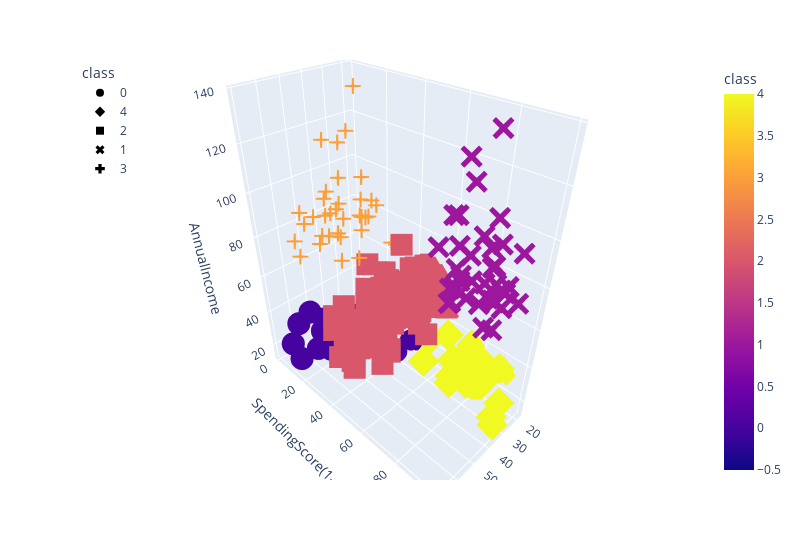

Notebook cell for this chart:
### Code cell
# Plot the 3D-scatter with x="Annual Income", y="Spending Score (1-100)" and z="Age"
fig = px.scatter_3d(
    five_cluster,
    x="Age",
    y="SpendingScore(1-100)",
    z="AnnualIncome",
    color="class",
    symbol="class",
    width=800,
)
fig.update_layout(legend=dict(x=0, y=1))
fig.show()

### Figure 1 — Plotly figure (JSON) as saved in the notebook; plotly's stock layout.template omitted (floating-point values rounded to 4 significant figures)
{"data": [{"hovertemplate": "class=%{marker.color}<br>Age=%{x}<br>SpendingScore(1-100)=%{y}<br>AnnualIncome=%{z}<extra></extra>", "legendgroup": "0", "marker": {"color": [0, 0, 0, 0, 0, 0, 0, 0, 0, 0, 0, 0, 0, 0, 0, 0, 0, 0, 0, 0, 0, 0, 0], "coloraxis": "coloraxis", "symbol": "circle"}, "mode": "markers", "name": "0", "scene": "scene", "showlegend": true, "type": "scatter3d", "x": [19, 20, 31, 35, 64, 67, 58, 37, 35, 52, 35, 46, 54, 45, 40, 60, 53, 49, 42, 36, 65, 48, 49], "y": [39, 6, 40, 6, 3, 14, 15, 13, 35, 29, 35, 5, 14, 32, 31, 4, 4, 14, 17, 26, 35, 36, 28], "z": [15, 16, 17, 18, 19, 19, 20, 20, 21, 23, 24, 25, 28, 28, 29, 30, 33, 33, 34, 37, 38, 39, 39]}, {"hovertemplate": "class=%{marker.color}<br>Age=%{x}<br>SpendingScore(1-100)=%{y}<br>AnnualIncome=%{z}<extra></extra>", "legendgroup": "4", "marker": {"color": [4, 4, 4, 4, 4, 4, 4, 4, 4, 4, 4, 4, 4, 4, 4, 4, 4, 4, 4, 4, 4, 4, 4], "coloraxis": "coloraxis", "symbol": "diamond"}, "mode": "markers", "name": "4", "scene": "scene", "showlegend": true, "type": "scatter3d", "x": [21, 23, 22, 23, 30, 35, 24, 22, 20, 35, 25, 31, 29, 35, 23, 21, 18, 21, 30, 20, 24, 31, 24], "y": [81, 77, 76, 94, 72, 99, 77, 79, 66, 98, 73, 73, 82, 61, 87, 73, 92, 81, 73, 75, 92, 61, 65], "z": [15, 16, 17, 18, 19, 19, 20, 20, 21, 23, 24, 25, 28, 28, 29, 30, 33, 33, 34, 37, 38, 39, 39]}, {"hovertemplate": "class=%{marker.color}<br>Age=%{x}<br>SpendingScore(1-100)=%{y}<br>AnnualIncome=%{z}<extra></extra>", "legendgroup": "2", "marker": {"color": [2, 2, 2, 2, 2, 2, 2, 2, 2, 2, 2, 2, 2, 2, 2, 2, 2, 2, 2, 2, 2, 2, 2, 2, 2, 2, 2, 2, 2, 2, 2, 2, 2, 2, 2, 2, 2, 2, 2, 2, 2, 2, 2, 2, 2, 2, 2, 2, 2, 2, 2, 2, 2, 2, 2, 2, 2, 2, 2, 2, 2, 2, 2, 2, 2, 2, 2, 2, 2, 2, 2, 2, 2, 2, 2, 2, 2, 2, 2], "coloraxis": "coloraxis", "symbol": "square"}, "mode": "markers", "name": "2", "scene": "scene", "showlegend": true, "type": "scatter3d", "x": [50, 27, 29, 31, 49, 33, 31, 59, 50, 47, 51, 69, 27, 53, 70, 19, 67, 54, 63, 18, 43, 68, 19, 32, 70, 47, 60, 60, 59, 26, 45, 40, 23, 49, 57, 38, 67, 46, 21, 48, 55, 22, 34, 50, 68, 18, 48, 40, 32, 24, 47, 27, 48, 20, 23, 49, 67, 26, 49, 21, 66, 54, 68, 66, 65, 19, 38, 19, 18, 19, 63, 49, 51, 50, 27, 38, 40, 43, 28], "y": [55, 47, 42, 42, 52, 60, 54, 60, 45, 41, 50, 46, 51, 46, 56, 55, 52, 59, 51, 59, 50, 48, 59, 47, 55, 42, 49, 56, 47, 54, 53, 48, 52, 42, 51, 55, 41, 44, 57, 46, 58, 55, 60, 46, 55, 41, 49, 40, 42, 52, 47, 50, 42, 49, 41, 48, 59, 55, 56, 42, 50, 46, 43, 48, 52, 54, 42, 46, 48, 50, 43, 59, 43, 57, 56, 40, 58, 35, 40], "z": [40, 40, 40, 40, 42, 42, 43, 43, 43, 43, 44, 44, 46, 46, 46, 46, 47, 47, 48, 48, 48, 48, 48, 48, 49, 49, 50, 50, 54, 54, 54, 54, 54, 54, 54, 54, 54, 54, 54, 54, 57, 57, 58, 58, 59, 59, 60, 60, 60, 60, 60, 60, 61, 61, 62, 62, 62, 62, 62, 62, 63, 63, 63, 63, 63, 63, 64, 64, 65, 65, 65, 65, 67, 67, 67, 67, 69, 71, 76]}, {"hovertemplate": "class=%{marker.color}<br>Age=%{x}<br>SpendingScore(1-100)=%{y}<br>AnnualIncome=%{z}<extra></extra>", "legendgroup": "1", "marker": {"color": [1, 1, 1, 1, 1, 1, 1, 1, 1, 1, 1, 1, 1, 1, 1, 1, 1, 1, 1, 1, 1, 1, 1, 1, 1, 1, 1, 1, 1, 1, 1, 1, 1, 1, 1, 1, 1, 1, 1], "coloraxis": "coloraxis", "symbol": "x"}, "mode": "markers", "name": "1", "scene": "scene", "showlegend": true, "type": "scatter3d", "x": [39, 31, 40, 38, 39, 31, 29, 32, 35, 32, 32, 28, 32, 34, 39, 38, 27, 30, 30, 29, 31, 36, 33, 32, 28, 36, 30, 27, 35, 32, 29, 30, 28, 36, 32, 38, 35, 32, 30], "y": [91, 77, 95, 75, 75, 71, 88, 73, 72, 93, 87, 97, 74, 90, 88, 76, 89, 78, 73, 83, 93, 75, 95, 63, 75, 92, 86, 69, 90, 86, 88, 97, 68, 85, 69, 91, 79, 74, 83], "z": [69, 70, 71, 71, 71, 72, 73, 73, 74, 75, 76, 77, 77, 78, 78, 78, 78, 78, 78, 79, 81, 85, 86, 87, 87, 87, 88, 88, 93, 97, 98, 99, 101, 103, 103, 113, 120, 126, 137]}, {"hovertemplate": "class=%{marker.color}<br>Age=%{x}<br>SpendingScore(1-100)=%{y}<br>AnnualIncome=%{z}<extra></extra>", "legendgroup": "3", "marker": {"color": [3, 3, 3, 3, 3, 3, 3, 3, 3, 3, 3, 3, 3, 3, 3, 3, 3, 3, 3, 3, 3, 3, 3, 3, 3, 3, 3, 3, 3, 3, 3, 3, 3, 3, 3, 3], "coloraxis": "coloraxis", "symbol": "cross"}, "mode": "markers", "name": "3", "scene": "scene", "showlegend": true, "type": "scatter3d", "x": [23, 59, 47, 25, 20, 44, 19, 57, 25, 48, 34, 43, 44, 47, 37, 34, 56, 19, 50, 42, 36, 40, 36, 52, 58, 59, 37, 46, 41, 54, 41, 34, 33, 47, 45, 32], "y": [29, 11, 9, 34, 5, 7, 10, 5, 12, 36, 22, 17, 20, 16, 1, 1, 35, 5, 26, 20, 27, 13, 10, 13, 15, 14, 32, 15, 39, 24, 17, 23, 8, 16, 28, 18], "z": [70, 71, 71, 72, 73, 73, 74, 75, 77, 77, 78, 78, 78, 78, 78, 78, 79, 81, 85, 86, 87, 87, 87, 88, 88, 93, 97, 98, 99, 101, 103, 103, 113, 120, 126, 137]}], "layout": {"coloraxis": {"colorbar": {"title": {"text": "class"}}, "colorscale": [[0, "#0d0887"], [0.1111, "#46039f"], [0.2222, "#7201a8"], [0.3333, "#9c179e"], [0.4444, "#bd3786"], [0.5556, "#d8576b"], [0.6667, "#ed7953"], [0.7778, "#fb9f3a"], [0.8889, "#fdca26"], [1, "#f0f921"]]}, "legend": {"title": {"text": "class"}, "tracegroupgap": 0, "x": 0, "y": 1}, "margin": {"t": 60}, "scene": {"domain": {"x": [0, 1], "y": [0, 1]}, "xaxis": {"title": {"text": "Age"}}, "yaxis": {"title": {"text": "SpendingScore(1-100)"}}, "zaxis": {"title": {"text": "AnnualIncome"}}}, "width": 800}}
